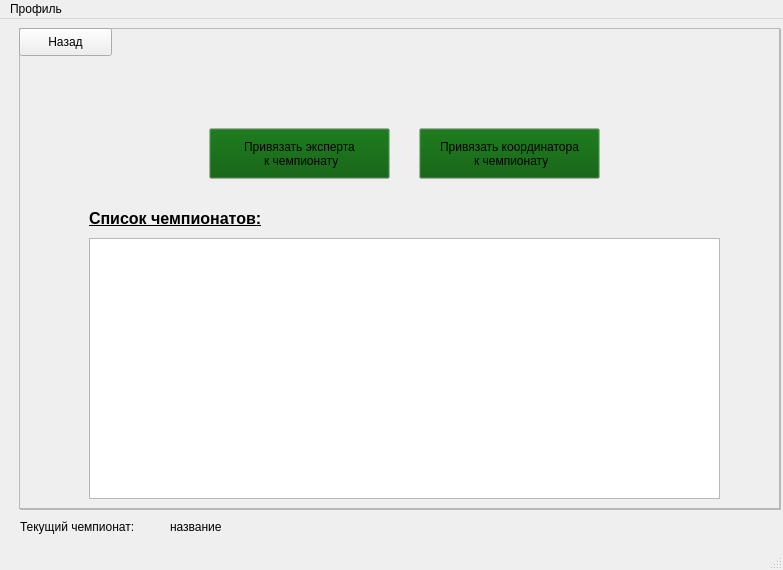
<?xml version="1.0" encoding="UTF-8"?>
<ui version="4.0">
 <class>AdminWindow</class>
 <widget class="QMainWindow" name="AdminWindow">
  <property name="geometry">
   <rect>
    <x>0</x>
    <y>0</y>
    <width>783</width>
    <height>570</height>
   </rect>
  </property>
  <property name="windowTitle">
   <string>MainWindow</string>
  </property>
  <widget class="QWidget" name="centralwidget">
   <widget class="QFrame" name="MainFrame">
    <property name="geometry">
     <rect>
      <x>20</x>
      <y>10</y>
      <width>761</width>
      <height>481</height>
     </rect>
    </property>
    <property name="autoFillBackground">
     <bool>true</bool>
    </property>
    <property name="frameShape">
     <enum>QFrame::StyledPanel</enum>
    </property>
    <property name="frameShadow">
     <enum>QFrame::Raised</enum>
    </property>
    <widget class="QLabel" name="MenuLabel">
     <property name="geometry">
      <rect>
       <x>240</x>
       <y>10</y>
       <width>281</width>
       <height>31</height>
      </rect>
     </property>
     <property name="font">
      <font>
       <pointsize>14</pointsize>
       <weight>75</weight>
       <bold>true</bold>
      </font>
     </property>
     <property name="text">
      <string>Меню администратора</string>
     </property>
    </widget>
    <widget class="QLabel" name="GreetLabel">
     <property name="geometry">
      <rect>
       <x>280</x>
       <y>50</y>
       <width>171</width>
       <height>21</height>
      </rect>
     </property>
     <property name="font">
      <font>
       <pointsize>10</pointsize>
      </font>
     </property>
     <property name="text">
      <string>Доброе утро, Имя</string>
     </property>
    </widget>
    <widget class="QPushButton" name="ManagingChampionshipsButton">
     <property name="geometry">
      <rect>
       <x>250</x>
       <y>100</y>
       <width>221</width>
       <height>101</height>
      </rect>
     </property>
     <property name="text">
      <string>Управление чемпионатами</string>
     </property>
    </widget>
    <widget class="QPushButton" name="ManagingCompetitorsButton">
     <property name="geometry">
      <rect>
       <x>250</x>
       <y>230</y>
       <width>221</width>
       <height>101</height>
      </rect>
     </property>
     <property name="text">
      <string>Управление участниками</string>
     </property>
    </widget>
   </widget>
   <widget class="QFrame" name="ManageChempionshipsFrame">
    <property name="geometry">
     <rect>
      <x>19</x>
      <y>9</y>
      <width>761</width>
      <height>481</height>
     </rect>
    </property>
    <property name="autoFillBackground">
     <bool>true</bool>
    </property>
    <property name="frameShape">
     <enum>QFrame::StyledPanel</enum>
    </property>
    <property name="frameShadow">
     <enum>QFrame::Raised</enum>
    </property>
    <widget class="QPushButton" name="ExpertButton">
     <property name="geometry">
      <rect>
       <x>190</x>
       <y>100</y>
       <width>181</width>
       <height>51</height>
      </rect>
     </property>
     <property name="palette">
      <palette>
       <active>
        <colorrole role="Button">
         <brush brushstyle="SolidPattern">
          <color alpha="255">
           <red>0</red>
           <green>85</green>
           <blue>0</blue>
          </color>
         </brush>
        </colorrole>
       </active>
       <inactive>
        <colorrole role="Button">
         <brush brushstyle="SolidPattern">
          <color alpha="255">
           <red>0</red>
           <green>85</green>
           <blue>0</blue>
          </color>
         </brush>
        </colorrole>
       </inactive>
       <disabled>
        <colorrole role="Button">
         <brush brushstyle="SolidPattern">
          <color alpha="255">
           <red>0</red>
           <green>85</green>
           <blue>0</blue>
          </color>
         </brush>
        </colorrole>
       </disabled>
      </palette>
     </property>
     <property name="text">
      <string>Привязать эксперта
 к чемпионату</string>
     </property>
    </widget>
    <widget class="QPushButton" name="CoordinatorButton">
     <property name="geometry">
      <rect>
       <x>400</x>
       <y>100</y>
       <width>181</width>
       <height>51</height>
      </rect>
     </property>
     <property name="palette">
      <palette>
       <active>
        <colorrole role="Button">
         <brush brushstyle="SolidPattern">
          <color alpha="255">
           <red>0</red>
           <green>85</green>
           <blue>0</blue>
          </color>
         </brush>
        </colorrole>
       </active>
       <inactive>
        <colorrole role="Button">
         <brush brushstyle="SolidPattern">
          <color alpha="255">
           <red>0</red>
           <green>85</green>
           <blue>0</blue>
          </color>
         </brush>
        </colorrole>
       </inactive>
       <disabled>
        <colorrole role="Button">
         <brush brushstyle="SolidPattern">
          <color alpha="255">
           <red>0</red>
           <green>85</green>
           <blue>0</blue>
          </color>
         </brush>
        </colorrole>
       </disabled>
      </palette>
     </property>
     <property name="text">
      <string>Привязать координатора
 к чемпионату</string>
     </property>
    </widget>
    <widget class="QTableWidget" name="ChempionshipsTable">
     <property name="geometry">
      <rect>
       <x>70</x>
       <y>210</y>
       <width>631</width>
       <height>261</height>
      </rect>
     </property>
    </widget>
    <widget class="QLabel" name="ChempionshipsLabel">
     <property name="geometry">
      <rect>
       <x>70</x>
       <y>180</y>
       <width>181</width>
       <height>21</height>
      </rect>
     </property>
     <property name="font">
      <font>
       <pointsize>12</pointsize>
       <weight>75</weight>
       <bold>true</bold>
       <underline>true</underline>
      </font>
     </property>
     <property name="text">
      <string>Список чемпионатов:</string>
     </property>
    </widget>
    <widget class="QPushButton" name="ChBackButton">
     <property name="geometry">
      <rect>
       <x>0</x>
       <y>0</y>
       <width>93</width>
       <height>28</height>
      </rect>
     </property>
     <property name="text">
      <string>Назад</string>
     </property>
    </widget>
   </widget>
   <widget class="QFrame" name="CompetitorFrame">
    <property name="geometry">
     <rect>
      <x>19</x>
      <y>9</y>
      <width>761</width>
      <height>481</height>
     </rect>
    </property>
    <property name="autoFillBackground">
     <bool>true</bool>
    </property>
    <property name="frameShape">
     <enum>QFrame::StyledPanel</enum>
    </property>
    <property name="frameShadow">
     <enum>QFrame::Raised</enum>
    </property>
    <widget class="QTableWidget" name="CompetitorTable">
     <property name="geometry">
      <rect>
       <x>60</x>
       <y>210</y>
       <width>641</width>
       <height>261</height>
      </rect>
     </property>
    </widget>
    <widget class="QLabel" name="CompetitorLabel">
     <property name="geometry">
      <rect>
       <x>60</x>
       <y>180</y>
       <width>161</width>
       <height>21</height>
      </rect>
     </property>
     <property name="font">
      <font>
       <pointsize>12</pointsize>
       <weight>75</weight>
       <bold>true</bold>
       <underline>true</underline>
      </font>
     </property>
     <property name="text">
      <string>Список участников:</string>
     </property>
    </widget>
    <widget class="QPushButton" name="InsertButton">
     <property name="geometry">
      <rect>
       <x>470</x>
       <y>120</y>
       <width>191</width>
       <height>31</height>
      </rect>
     </property>
     <property name="palette">
      <palette>
       <active>
        <colorrole role="Button">
         <brush brushstyle="SolidPattern">
          <color alpha="255">
           <red>0</red>
           <green>85</green>
           <blue>0</blue>
          </color>
         </brush>
        </colorrole>
       </active>
       <inactive>
        <colorrole role="Button">
         <brush brushstyle="SolidPattern">
          <color alpha="255">
           <red>0</red>
           <green>85</green>
           <blue>0</blue>
          </color>
         </brush>
        </colorrole>
       </inactive>
       <disabled>
        <colorrole role="Button">
         <brush brushstyle="SolidPattern">
          <color alpha="255">
           <red>0</red>
           <green>85</green>
           <blue>0</blue>
          </color>
         </brush>
        </colorrole>
       </disabled>
      </palette>
     </property>
     <property name="text">
      <string>Добавить участника</string>
     </property>
    </widget>
    <widget class="QComboBox" name="CompetitionComboBox">
     <property name="geometry">
      <rect>
       <x>150</x>
       <y>81</y>
       <width>111</width>
       <height>31</height>
      </rect>
     </property>
    </widget>
    <widget class="QLabel" name="CompetitionLabel">
     <property name="geometry">
      <rect>
       <x>60</x>
       <y>90</y>
       <width>91</width>
       <height>16</height>
      </rect>
     </property>
     <property name="text">
      <string>Компетенция</string>
     </property>
    </widget>
    <widget class="QPushButton" name="SearchButton">
     <property name="geometry">
      <rect>
       <x>150</x>
       <y>120</y>
       <width>111</width>
       <height>31</height>
      </rect>
     </property>
     <property name="text">
      <string>Показать</string>
     </property>
    </widget>
    <widget class="QPushButton" name="CoBackButton">
     <property name="geometry">
      <rect>
       <x>0</x>
       <y>0</y>
       <width>93</width>
       <height>28</height>
      </rect>
     </property>
     <property name="text">
      <string>Назад</string>
     </property>
    </widget>
   </widget>
   <widget class="QLabel" name="ThisChempionshipsLabel">
    <property name="geometry">
     <rect>
      <x>20</x>
      <y>500</y>
      <width>141</width>
      <height>16</height>
     </rect>
    </property>
    <property name="text">
     <string>Текущий чемпионат:</string>
    </property>
   </widget>
   <widget class="QLabel" name="NameChempionshipsLabel">
    <property name="geometry">
     <rect>
      <x>170</x>
      <y>500</y>
      <width>221</width>
      <height>16</height>
     </rect>
    </property>
    <property name="text">
     <string>название</string>
    </property>
   </widget>
   <zorder>ThisChempionshipsLabel</zorder>
   <zorder>NameChempionshipsLabel</zorder>
   <zorder>CompetitorFrame</zorder>
   <zorder>MainFrame</zorder>
   <zorder>ManageChempionshipsFrame</zorder>
  </widget>
  <widget class="QMenuBar" name="menubar">
   <property name="geometry">
    <rect>
     <x>0</x>
     <y>0</y>
     <width>783</width>
     <height>30</height>
    </rect>
   </property>
   <widget class="QMenu" name="menu">
    <property name="title">
     <string>Профиль</string>
    </property>
    <addaction name="LogoutAction"/>
   </widget>
   <addaction name="menu"/>
  </widget>
  <widget class="QStatusBar" name="statusbar"/>
  <action name="LogoutAction">
   <property name="text">
    <string>Выйти</string>
   </property>
  </action>
 </widget>
 <resources/>
 <connections/>
</ui>
